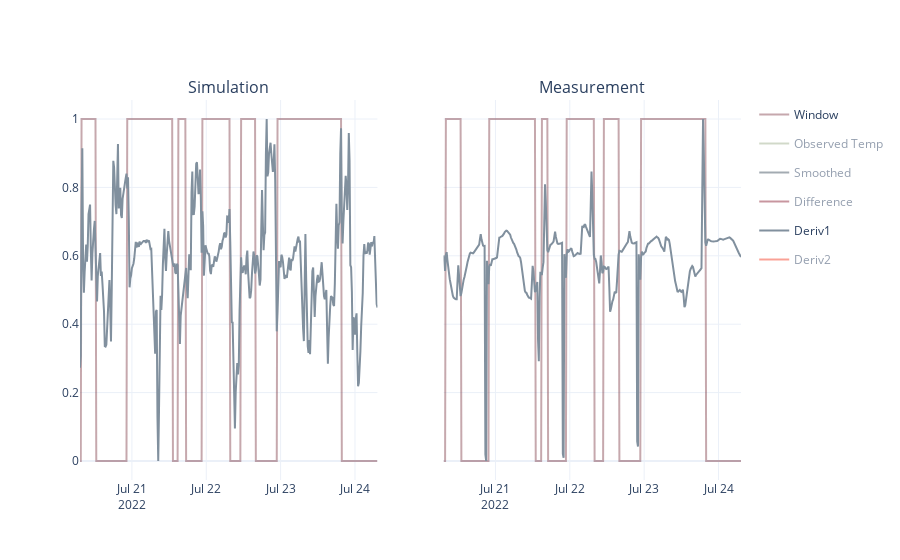

The notebook cell saved with this chart:
### Code cell
fig = wd2.update_dual_plot(fig,  names, ["Window", "Deriv1",],)
fig.show()

### Figure 1 — Plotly figure (JSON) as saved in the notebook; plotly's stock layout.template omitted (floating-point values rounded to 4 significant figures; data arrays with more than 128 entries replaced by an {"elided": "..."} marker saying what was removed)
{"data": [{"legendgroup": "Window", "line": {"color": "#702632"}, "mode": "lines", "name": "Window", "opacity": 0.4, "showlegend": true, "type": "scatter", "visible": true, "x": {"elided": "385 str values"}, "xaxis": "x", "y": {"elided": "385 int values"}, "yaxis": "y"}, {"legendgroup": "Observed Temp", "line": {"color": "#A4B494"}, "mode": "lines", "name": "Observed Temp", "opacity": 1, "showlegend": true, "type": "scatter", "visible": "legendonly", "x": {"elided": "385 str values"}, "xaxis": "x", "y": {"elided": "385 float values"}, "yaxis": "y"}, {"legendgroup": "Smoothed", "line": {"color": "#495867"}, "mode": "lines", "name": "Smoothed", "opacity": 1, "showlegend": true, "type": "scatter", "visible": "legendonly", "x": {"elided": "385 str values"}, "xaxis": "x", "y": {"elided": "385 float values"}, "yaxis": "y"}, {"legendgroup": "Difference", "line": {"color": "#912F40"}, "mode": "lines", "name": "Difference", "opacity": 1, "showlegend": true, "type": "scatter", "visible": "legendonly", "x": {"elided": "385 str values"}, "xaxis": "x", "y": {"elided": "385 float values"}, "yaxis": "y"}, {"legendgroup": "Deriv1", "line": {"color": "#81909E"}, "mode": "lines", "name": "Deriv1", "opacity": 1, "showlegend": true, "type": "scatter", "visible": true, "x": {"elided": "385 str values"}, "xaxis": "x", "y": {"elided": "385 float values"}, "yaxis": "y"}, {"legendgroup": "Deriv2", "line": {"color": "#F4442E"}, "mode": "lines", "name": "Deriv2", "opacity": 1, "showlegend": true, "type": "scatter", "visible": "legendonly", "x": {"elided": "385 str values"}, "xaxis": "x", "y": {"elided": "385 float values"}, "yaxis": "y"}, {"legendgroup": "Window", "line": {"color": "#702632"}, "mode": "lines", "name": "Window", "opacity": 0.4, "showlegend": false, "type": "scatter", "visible": true, "x": {"elided": "385 str values"}, "xaxis": "x2", "y": {"elided": "385 int values"}, "yaxis": "y2"}, {"legendgroup": "Observed Temp", "line": {"color": "#A4B494"}, "mode": "lines", "name": "Observed Temp", "opacity": 1, "showlegend": false, "type": "scatter", "visible": "legendonly", "x": {"elided": "385 str values"}, "xaxis": "x2", "y": {"elided": "385 float values"}, "yaxis": "y2"}, {"legendgroup": "Smoothed", "line": {"color": "#495867"}, "mode": "lines", "name": "Smoothed", "opacity": 1, "showlegend": false, "type": "scatter", "visible": "legendonly", "x": {"elided": "385 str values"}, "xaxis": "x2", "y": {"elided": "385 float values"}, "yaxis": "y2"}, {"legendgroup": "Difference", "line": {"color": "#912F40"}, "mode": "lines", "name": "Difference", "opacity": 1, "showlegend": false, "type": "scatter", "visible": "legendonly", "x": {"elided": "385 str values"}, "xaxis": "x2", "y": {"elided": "385 float values"}, "yaxis": "y2"}, {"legendgroup": "Deriv1", "line": {"color": "#81909E"}, "mode": "lines", "name": "Deriv1", "opacity": 1, "showlegend": false, "type": "scatter", "visible": true, "x": {"elided": "385 str values"}, "xaxis": "x2", "y": {"elided": "385 float values"}, "yaxis": "y2"}, {"legendgroup": "Deriv2", "line": {"color": "#F4442E"}, "mode": "lines", "name": "Deriv2", "opacity": 1, "showlegend": false, "type": "scatter", "visible": "legendonly", "x": {"elided": "385 str values"}, "xaxis": "x2", "y": {"elided": "385 float values"}, "yaxis": "y2"}], "layout": {"annotations": [{"font": {"size": 16}, "showarrow": false, "text": "Simulation", "x": 0.225, "xanchor": "center", "xref": "paper", "y": 1, "yanchor": "bottom", "yref": "paper"}, {"font": {"size": 16}, "showarrow": false, "text": "Measurement", "x": 0.775, "xanchor": "center", "xref": "paper", "y": 1, "yanchor": "bottom", "yref": "paper"}], "xaxis": {"anchor": "y", "domain": [0, 0.45]}, "xaxis2": {"anchor": "y2", "domain": [0.55, 1]}, "yaxis": {"anchor": "x", "domain": [0, 1]}, "yaxis2": {"anchor": "x2", "domain": [0, 1], "matches": "y", "showticklabels": false}}}
